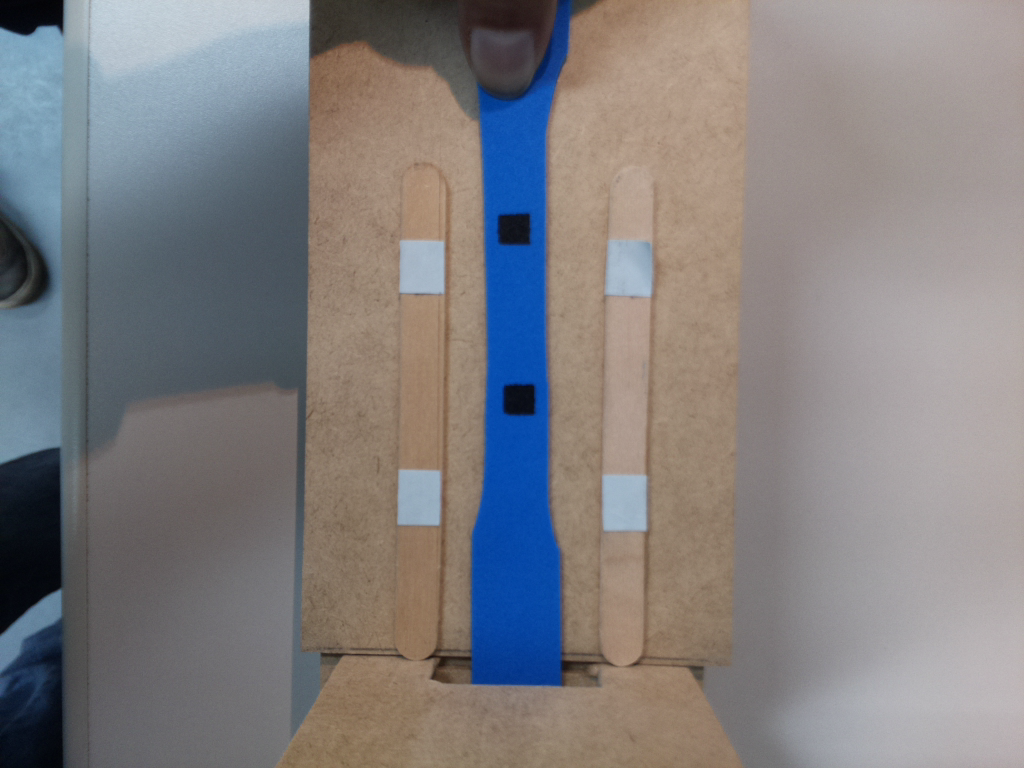
#> input picture trabalho_1/test-object-size/new_dataset/G3_imagem_1.png, 1024 x 768 px
$ python init_v3.py
#> lines starting #> are read from the running program, lines starting #| are printed output that depends on the picture; after the words box and inside, x2 and y2 are one past the last pixel; in counts of white or black regions, pixels touching at a corner belong together

from scipy.spatial.distance import euclidean
from imutils import perspective
from imutils import contours
import numpy as np
import imutils
import cv2
import os.path


def show_images(images):
	for i, img in enumerate(images):
		cv2.namedWindow('Image'+ str(i), cv2.WINDOW_NORMAL)
		cv2.resizeWindow('Image'+ str(i), 640, 480)
		cv2.imshow("Image" + str(i), img)
	cv2.waitKey(0)
	#cv2.destroyAllWindows()

#img_path = "botao_colado/1.jpg"
#img_path = "fotos2/2.jpeg"
img_path = "new_dataset/G3_imagem_1.png"
filename = os.path.split(img_path)

# Read image and preprocess
image = cv2.imread(img_path)
#> image is the input picture: shape (768, 1024, 3); mean B, G, R 127.6, 126.1, 128.8

# [7 lines of commented-out code are left out]
ret,thresh1 = cv2.threshold(image,80,255,cv2.THRESH_BINARY)
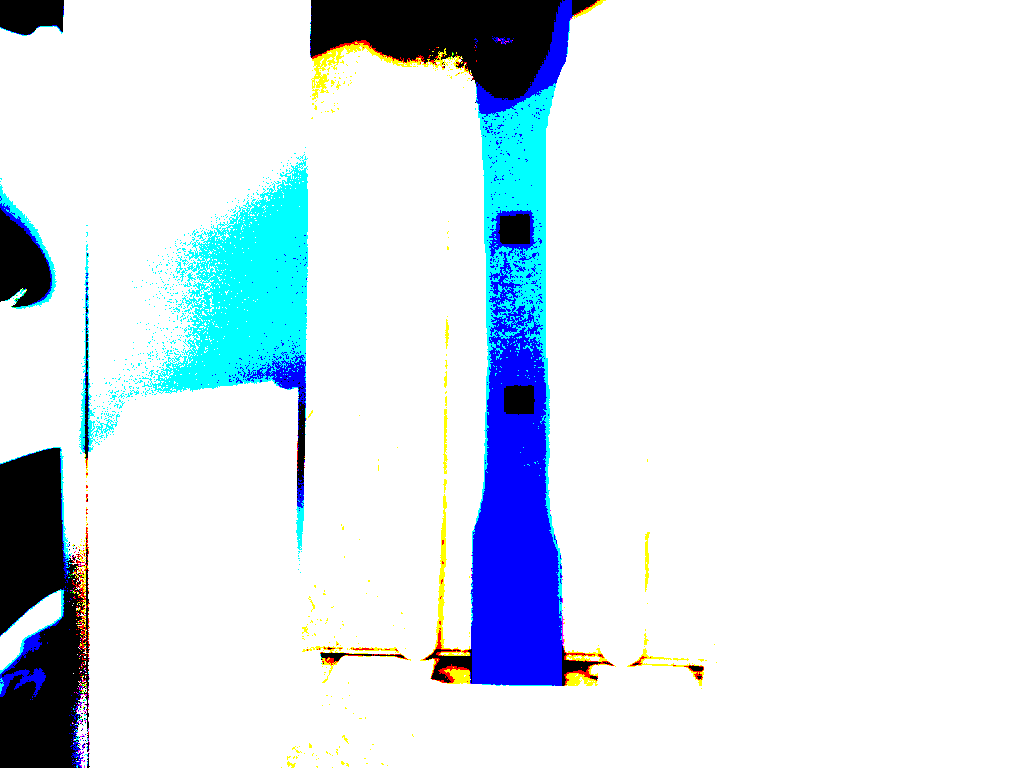
#> thresh1: shape (768, 1024, 3); mean B, G, R 238.2, 229.3, 218.1
show_images([thresh1])
#> the loop in show_images, `for i, img in enumerate(images):` made 1 pass

gray = cv2.cvtColor(thresh1, cv2.COLOR_BGR2GRAY)
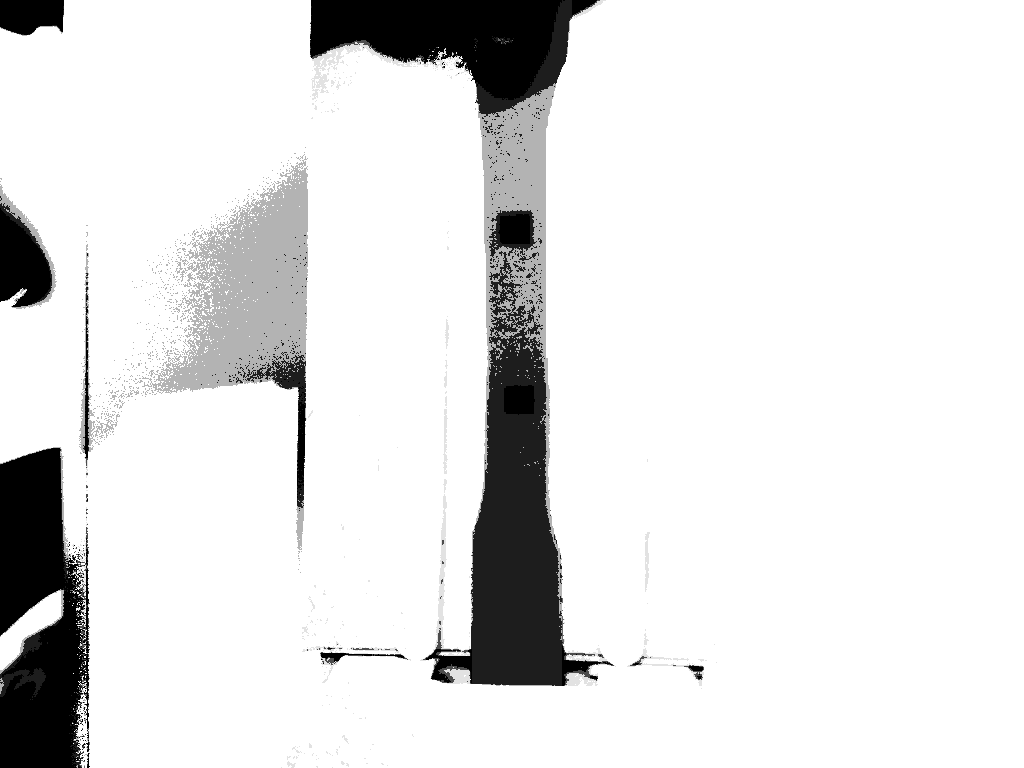
#> gray: shape (768, 1024); min 0, max 255, mean 227
cv2.imwrite("thresh1"+filename[1], gray)
show_images([gray])
#> the loop in show_images (call 2), `for i, img in enumerate(images):` made 1 pass
#gray = cv2.cvtColor(image, cv2.COLOR_BGR2GRAY)
#cv2.imshow("Image2", gray)
#cv2.waitKey(0)

blur = cv2.GaussianBlur(gray, (9, 9), 0)
#blur = cv2.GaussianBlur(gray, (11, 11), 0)
show_images([blur])
cv2.imwrite("blur"+filename[1], blur)


edged = cv2.Canny(blur, 50, 150)
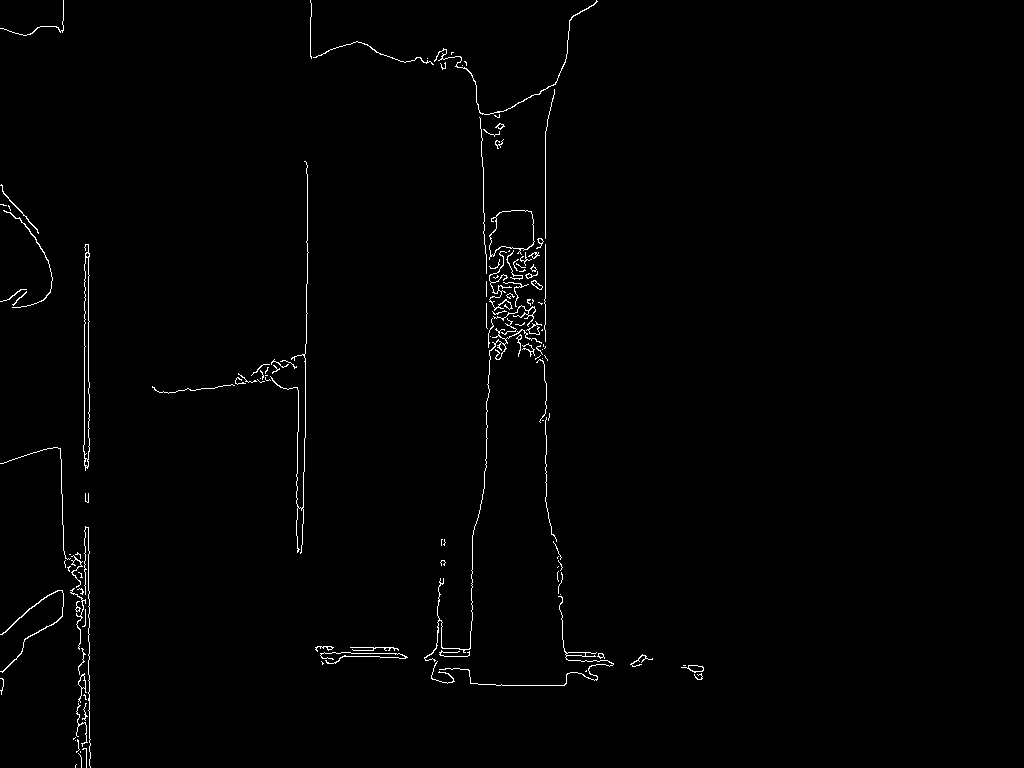
#> edged: shape (768, 1024); 0.97% white in thin lines or dots, all inside (x1, y1, x2, y2) = (0, 0, 704, 768)
#edged = cv2.Canny(blur, 60, 90)
show_images([edged])
cv2.imwrite("edged1"+filename[1], edged)


edged = cv2.dilate(edged, None, iterations=1)
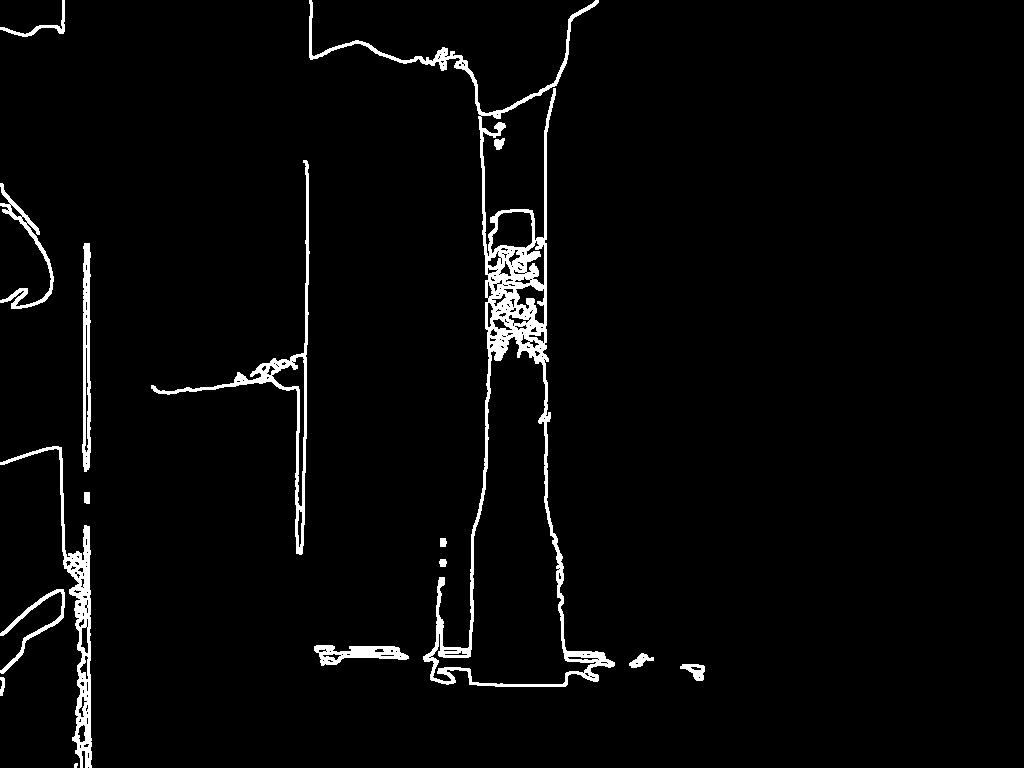
#> edged: shape (768, 1024); 3.1% white; 16 white regions (1 under 20 px), largest, box (x1, y1, x2, y2) and area: (309, 0, 615, 687) 12523, (0, 446, 92, 768) 3389, (151, 160, 310, 555) 2911
show_images([edged])
cv2.imwrite("dialte"+filename[1], edged)

edged = cv2.erode(edged, None, iterations=1)
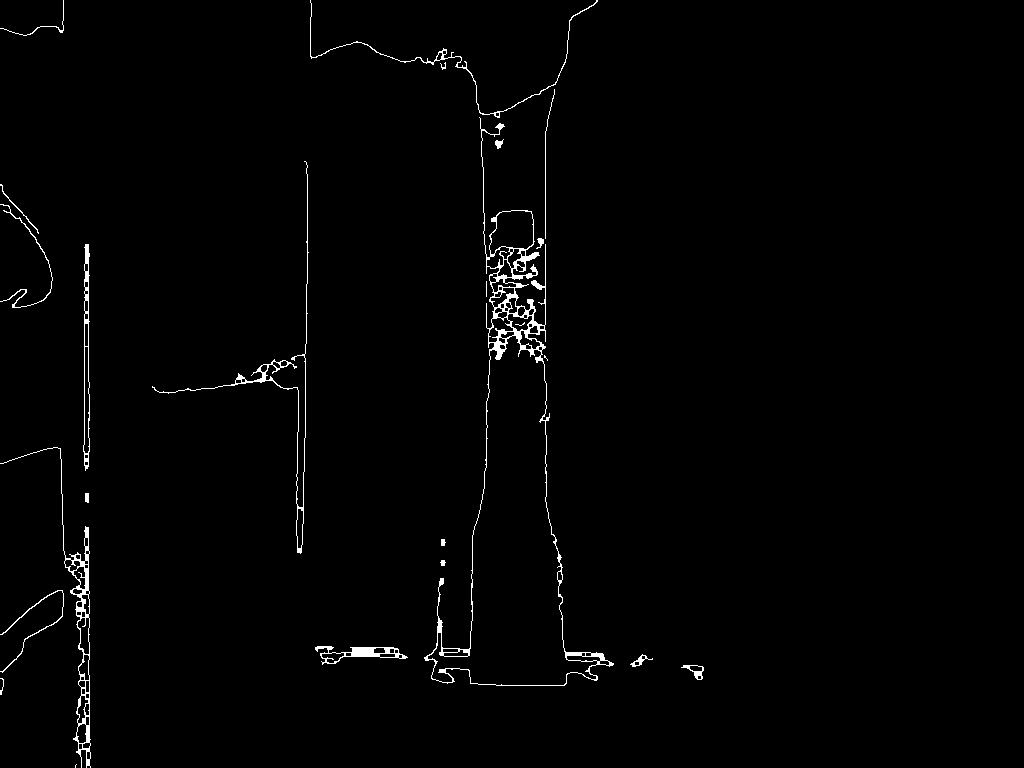
#> edged: shape (768, 1024); 1.2% white in thin lines or dots, all inside (x1, y1, x2, y2) = (0, 0, 704, 768)
show_images([edged])
cv2.imwrite("edore"+filename[1], edged)


# Find contours
cnts = cv2.findContours(edged.copy(), cv2.RETR_EXTERNAL, cv2.CHAIN_APPROX_SIMPLE)
#> cnts = 23 contours, 9 with area under 20; largest, box (x1, y1, x2, y2) and area: (424, 117, 614, 686) 32063, (0, 447, 91, 768) 2375, (83, 244, 90, 471) 914, (315, 646, 408, 665) 716, (152, 161, 309, 554) 602
cnts = imutils.grab_contours(cnts)
#print(cnts)
# Sort contours from left to right as leftmost contour is reference object
(cnts, _) = contours.sort_contours(cnts)

# Remove contours which are not large enough
cnts = [x for x in cnts if cv2.contourArea(x) > 100]
#> cnts = 7 contours; box (x1, y1, x2, y2) and area: (424, 117, 614, 686) 32063, (0, 447, 91, 768) 2375, (83, 244, 90, 471) 914, (315, 646, 408, 665) 716, (152, 161, 309, 554) 602, (310, 0, 598, 118) 206, (681, 665, 704, 680) 144

# Reference object dimensions
# Here for reference I have used a 2cm x 2cm square
ref_object = cnts[0]
#> ref_object = contour of 299 points, box (x1, y1, x2, y2) (0, 447, 91, 768), area 2375
box = cv2.minAreaRect(ref_object)
#> box = ((73.25, 606.2), (68.83, 319.5), -14.73)
box = cv2.boxPoints(box)
#> box = [[80.6, 769.5], [-0.662, 460.5], [65.9, 443], [147.2, 752]]
box = np.array(box, dtype="int")
#> box = [[80, 769], [0, 460], [65, 442], [147, 751]]
box = perspective.order_points(box)
#> box = [[65, 442], [147, 751], [80, 769], [0, 460]]
(tl, tr, br, bl) = box
#> tl = [65, 442]; tr = [147, 751]; br = [80, 769]; bl = [0, 460]
dist_in_pixel = euclidean(tl, tr)
#> dist_in_pixel = 319.7
dist_in_cm = 2
pixel_per_cm = dist_in_pixel/dist_in_cm
#> pixel_per_cm = 159.8

centroide=list()

# Draw remaining contours
for cnt in cnts:
	box = cv2.minAreaRect(cnt)
	area = cv2.contourArea(cnt)
	rect = cv2.boundingRect(cnt)
#> (the run stopped early here; a loop or call above may not have finished)

$ run again, with trabalho_1/test-object-size/fotos2/2.jpeg saved as trabalho_1/test-object-size/new_dataset/G3_imagem_1.png
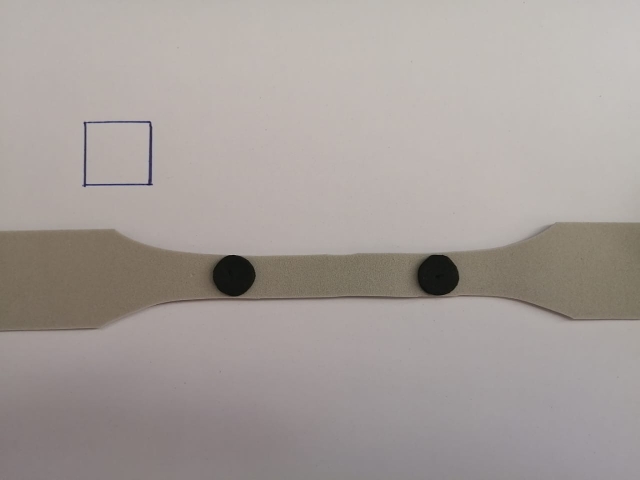
#> input picture trabalho_1/test-object-size/fotos2/2.jpeg, 1280 x 960 px (shown at 1/2 size)
#> image is the input picture: shape (960, 1280, 3); mean B, G, R 153.9, 157.6, 165.2
#> `ret,thresh1 = cv2.threshold(image,80,255,cv2.THRESH_BINARY)`:
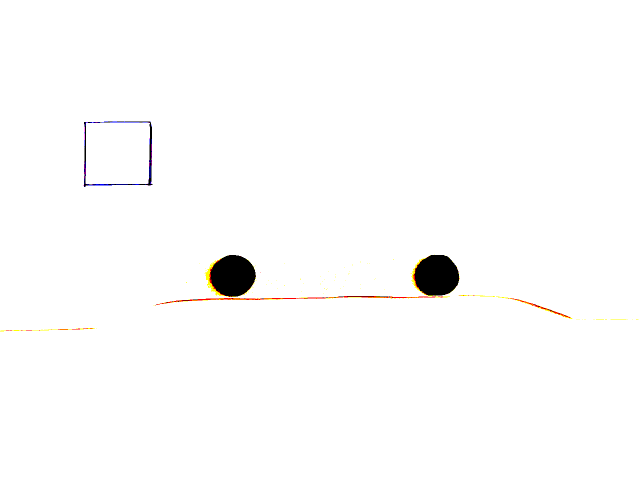
#> thresh1: shape (960, 1280, 3) (shown at 1/2 size); mean B, G, R 251.6, 251.9, 252.3
#> the loop in show_images, `for i, img in enumerate(images):` made 1 pass
#> the loop in show_images (call 2), `for i, img in enumerate(images):` made 1 pass
#> `edged = cv2.dilate(edged, None, iterations=1)`:
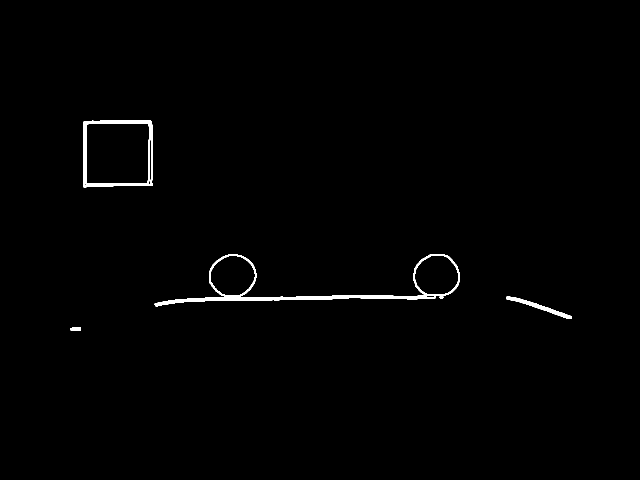
#> edged: shape (960, 1280) (shown at 1/2 size); 0.79% white; 5 white regions, box (x1, y1, x2, y2) and area: (309, 508, 920, 613) 5475, (166, 241, 306, 375) 3118, (1013, 593, 1144, 638) 962, (141, 655, 162, 662) 128, (879, 593, 887, 597) 30
#> `cnts = cv2.findContours(edged.copy(), cv2.RETR_EXTERNAL, cv2.CHAIN_APP..`: cnts = 5 contours, 1 with area under 20; largest, box (x1, y1, x2, y2) and area: (167, 242, 305, 374) 17370, (310, 509, 919, 612) 13846, (1014, 594, 1143, 637) 541, (142, 656, 161, 661) 60
#> `cnts = [x for x in cnts if cv2.contourArea(x) > 100]`: cnts = 3 contours; box (x1, y1, x2, y2) and area: (167, 242, 305, 374) 17370, (310, 509, 919, 612) 13846, (1014, 594, 1143, 637) 541
#> ref_object = contour of 39 points, box (x1, y1, x2, y2) (167, 242, 305, 374), area 17370
#> `box = cv2.minAreaRect(ref_object)`: box = ((235.5, 307.5), (131, 137), -90)
#> `box = cv2.boxPoints(box)`: box = [[304, 373], [167, 373], [167, 242], [304, 242]]
#> `box = np.array(box, dtype="int")`: box = [[303, 373], [167, 373], [167, 242], [303, 242]]
#> `box = perspective.order_points(box)`: box = [[167, 242], [303, 242], [303, 373], [167, 373]]
#> tl = [167, 242]; tr = [303, 242]; br = [303, 373]; bl = [167, 373]
#> dist_in_pixel = 136
#> pixel_per_cm = 68
